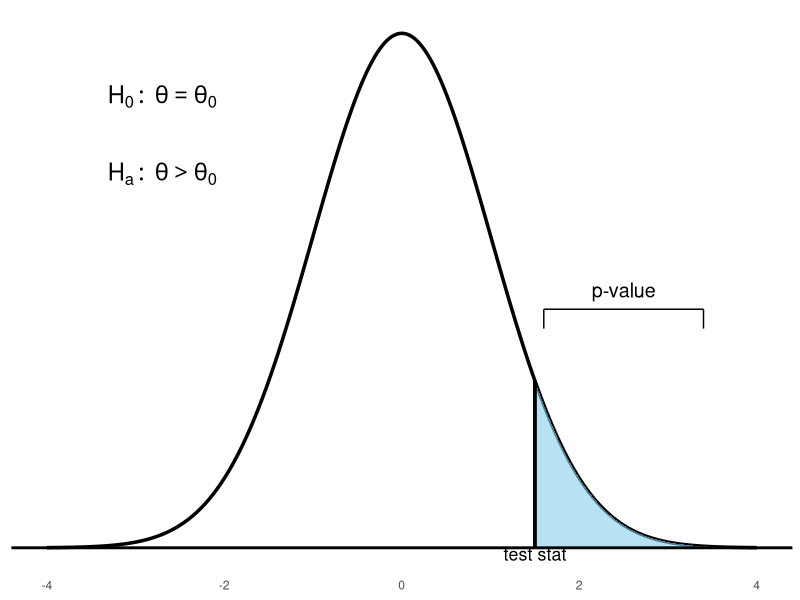
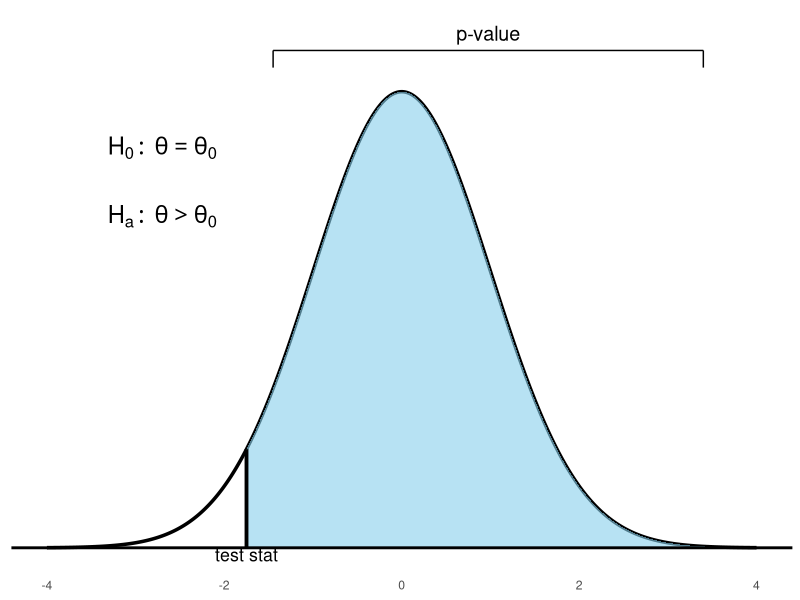
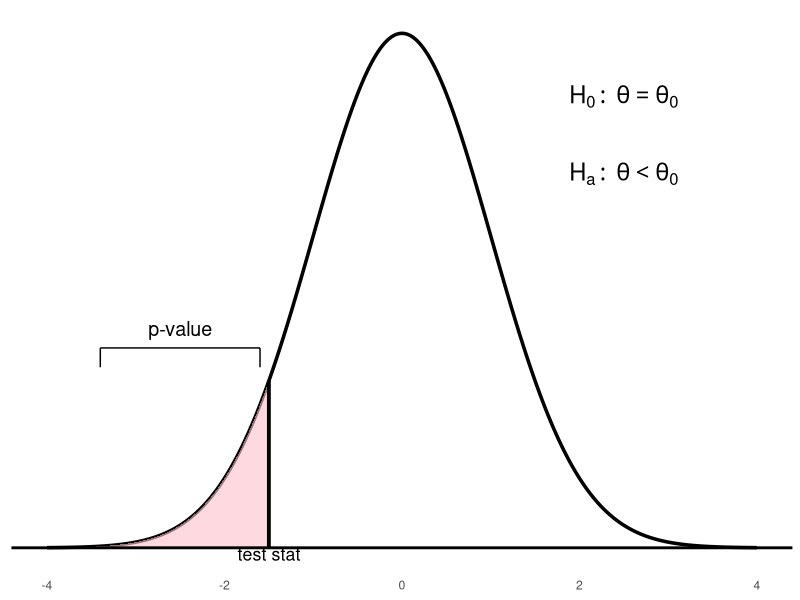
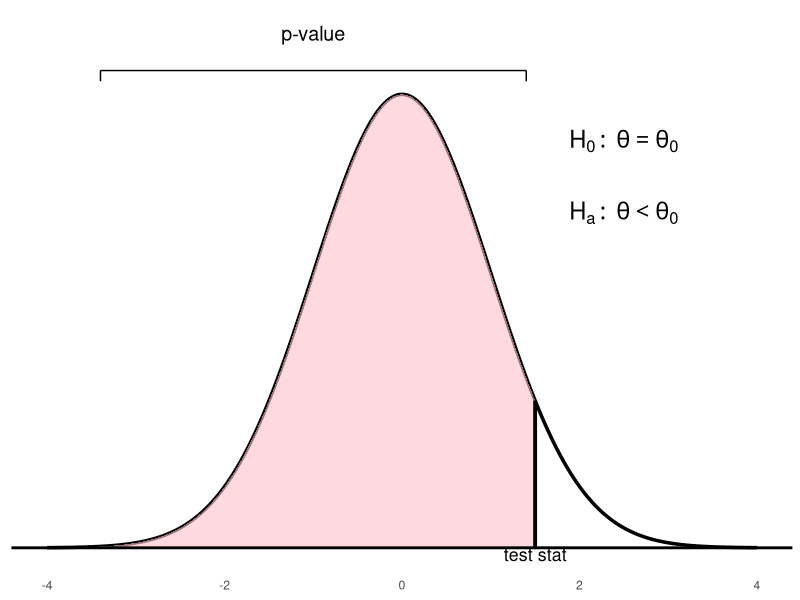
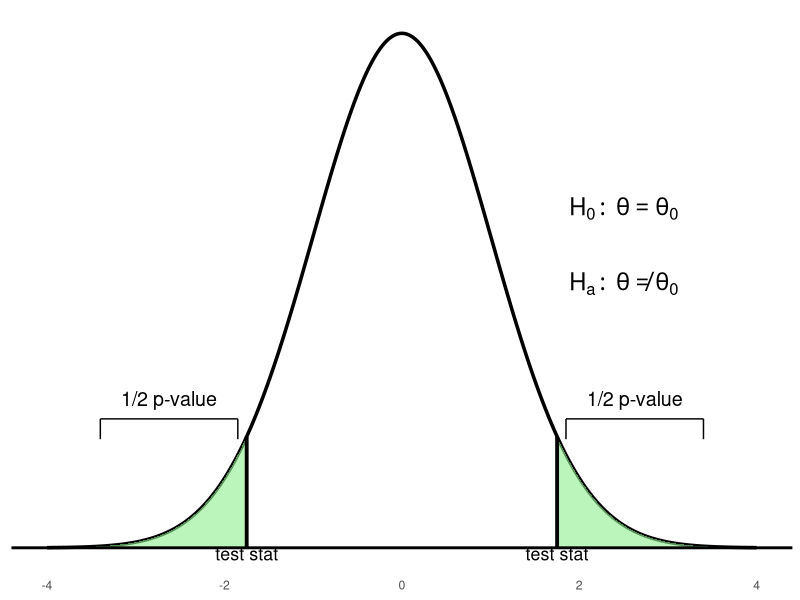
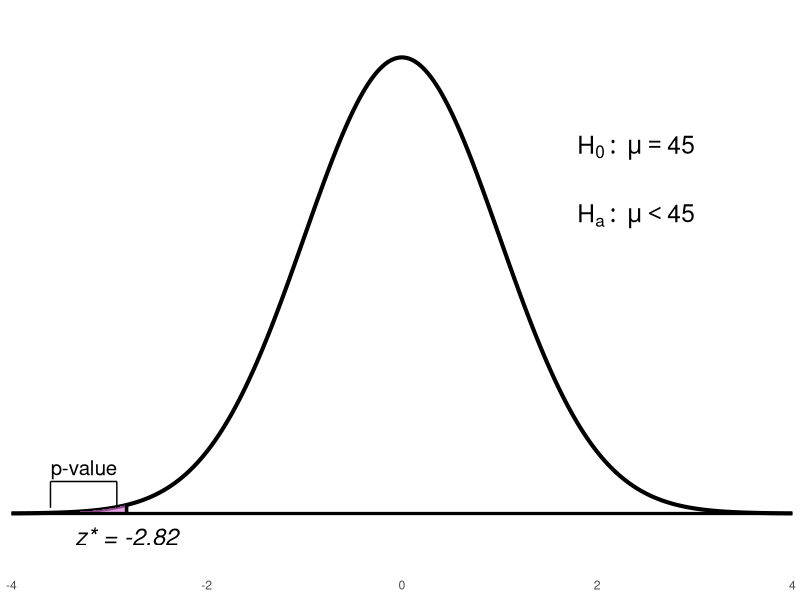
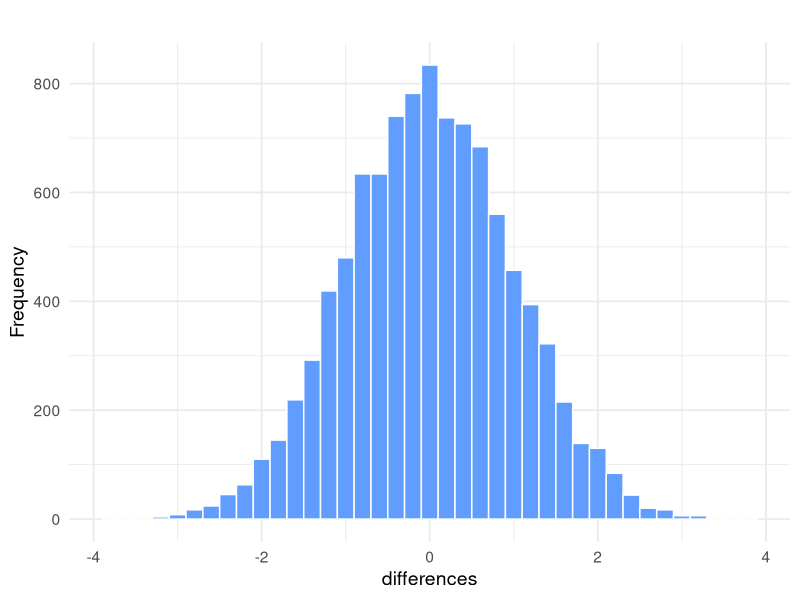
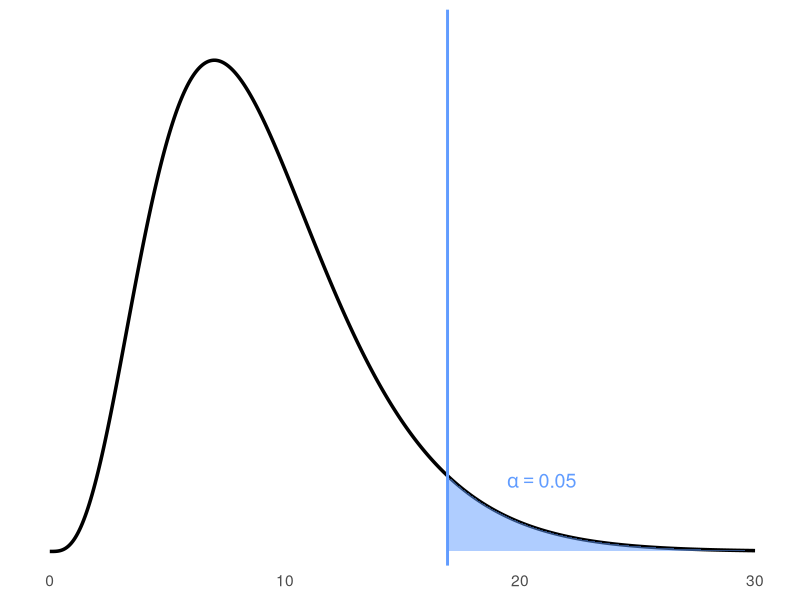

Write R code to recreate these figures, in order.
## ---- chunk 1

library(ggplot2)

# --- First Plot: Standard blue bracket lower ---
x <- seq(-4, 4, length = 1000)
y <- dnorm(x)
test_stat <- 1.5
p_x <- seq(test_stat, 4, length = 500)
p_y <- dnorm(p_x)
x_left <- test_stat + 0.1
x_right <- 3.4
y_top <- 0.2
y_mid <- 0.185
y_bot <- 0.17

p1 <- ggplot() +
  geom_line(aes(x, y), color = "#000000", size = 1.2) +
  geom_area(aes(x = p_x, y = p_y), fill = "#87CEEB", alpha = 0.6) +
  geom_hline(yintercept = 0, color = "#000000", linewidth = 1) +
  geom_segment(aes(x = test_stat, xend = test_stat, y = 0, yend = dnorm(test_stat)),
               color = "#000000", linewidth = 1.3) +
  geom_segment(aes(x = x_left, xend = x_left, y = y_bot, yend = y_mid), color = "#000000") +
  geom_segment(aes(x = x_left, xend = x_right, y = y_mid, yend = y_mid), color = "#000000") +
  geom_segment(aes(x = x_right, xend = x_right, y = y_mid, yend = y_bot), color = "#000000") +
  annotate("text", x = (x_left + x_right)/2, y = y_top, label = "p-value", size = 5) +
  annotate("text", x = -2.7, y = 0.35, label = "H[0]:~theta==theta[0]", parse = TRUE, size = 6) +
  annotate("text", x = -2.7, y = 0.29, label = "H[a]:~theta > theta[0]", parse = TRUE, size = 6) +
  annotate("text", x = test_stat, y = 0.005, label = "test stat", size = 4.5, vjust = 1.5) +
  theme_minimal() +
  labs(x = NULL, y = NULL) +
  theme(axis.text.y = element_blank(),
        axis.ticks.y = element_blank(),
        panel.grid = element_blank())

print(p1)

# --- Second Plot: Blue with widest shading and highest bracket ---
y <- dnorm(x)
test_stat <- -1.75
p_x <- seq(test_stat, 4, length = 500)
p_y <- dnorm(p_x)
x_left <- test_stat + 0.3
x_right <- 3.4
y_top <- 0.45
y_mid <- 0.435
y_bot <- 0.42

p2 <- ggplot() +
  geom_line(aes(x, y), color = "#000000" , size = 1.2) +
  geom_area(aes(x = p_x, y = p_y), fill = "#87CEEB", alpha = 0.6) +
  geom_hline(yintercept = 0, color = "#000000", linewidth = 1) +
  geom_segment(aes(x = test_stat, xend = test_stat, y = 0, yend = dnorm(test_stat)),
               color = "#000000", linewidth = 1.3) +
  geom_segment(aes(x = x_left, xend = x_left, y = y_bot, yend = y_mid), color = "#000000") +
  geom_segment(aes(x = x_left, xend = x_right, y = y_mid, yend = y_mid), color = "#000000") +
  geom_segment(aes(x = x_right, xend = x_right, y = y_mid, yend = y_bot), color = "#000000") +
  annotate("text", x = (x_left + x_right)/2, y = y_top, label = "p-value", size = 5) +
  annotate("text", x = -2.7, y = 0.35, label = "H[0]:~theta==theta[0]", parse = TRUE, size = 6) +
  annotate("text", x = -2.7, y = 0.29, label = "H[a]:~theta > theta[0]", parse = TRUE, size = 6) +
  annotate("text", x = test_stat, y = 0.005, label = "test stat", size = 4.5, vjust = 1.5) +
  theme_minimal() +
  labs(x = NULL, y = NULL) +
  theme(axis.text.y = element_blank(),
        axis.ticks.y = element_blank(),
        panel.grid = element_blank())

print(p2)
## ---- chunk 2

# First plot (lower pink bracket)
library(ggplot2)
x <- seq(-4, 4, length = 1000)
y <- dnorm(x)
test_stat <- -1.5
p_x <- seq(-4, test_stat, length = 500)
p_y <- dnorm(p_x)
x_left <- -3.4
x_right <- test_stat - 0.1
y_top <- 0.17
y_mid <- 0.155
y_bot <- 0.14
p1 <- ggplot() +
  geom_line(aes(x, y), color = "#000000", linewidth = 1.2) +
  geom_area(aes(x = p_x, y = p_y), fill = "#FFC0CB", alpha = 0.6) +
  geom_hline(yintercept = 0, color = "#000000", linewidth = 1) +
  geom_segment(aes(x = test_stat, xend = test_stat, y = 0, yend = dnorm(test_stat)), color = "#000000", linewidth = 1.3) +
  geom_segment(aes(x = x_left, xend = x_left, y = y_bot, yend = y_mid), color = "#000000") +
  geom_segment(aes(x = x_left, xend = x_right, y = y_mid, yend = y_mid), color = "#000000") +
  geom_segment(aes(x = x_right, xend = x_right, y = y_mid, yend = y_bot), color = "#000000") +
  annotate("text", x = (x_left + x_right) / 2, y = y_top, label = "p-value", size = 5) +
  annotate("text", x = 2.5, y = 0.35, label = "H[0]:~theta==theta[0]", parse = TRUE, size = 6) +
  annotate("text", x = 2.5, y = 0.29, label = "H[a]:~theta < theta[0]", parse = TRUE, size = 6) +
  annotate("text", x = test_stat, y = 0.005, label = "test stat", size = 4.5, vjust = 1.5) +
  theme_minimal() +
  labs(x = NULL, y = NULL) +
  theme(axis.text.y = element_blank(), axis.ticks.y = element_blank(), panel.grid = element_blank())

print(p1)

# Second plot (curve slightly higher, bracket above)
y <- dnorm(x) * 0.95
test_stat <- 1.5
p_x <- seq(-4, test_stat, length = 500)
p_y <- dnorm(p_x) * 0.95
x_left <- -3.4
x_right <- test_stat - 0.1
y_top <- 0.43
y_mid <- 0.3989
y_bot <- 0.39
p2 <- ggplot() +
  geom_line(aes(x, y), color = "#000000", linewidth = 1.2) +
  geom_area(aes(x = p_x, y = p_y), fill = "#FFC0CB", alpha = 0.6) +
  geom_hline(yintercept = 0, color = "#000000", linewidth = 1) +
  geom_segment(aes(x = test_stat, xend = test_stat, y = 0, yend = dnorm(test_stat) * 0.95), color = "#000000", linewidth = 1.3) +
  geom_segment(aes(x = x_left, xend = x_left, y = y_bot, yend = y_mid), color = "#000000") +
  geom_segment(aes(x = x_left, xend = x_right, y = y_mid, yend = y_mid), color = "#000000") +
  geom_segment(aes(x = x_right, xend = x_right, y = y_mid, yend = y_bot), color = "#000000") +
  annotate("text", x = (x_left + x_right) / 2, y = y_top, label = "p-value", size = 5) +
  annotate("text", x = 2.5, y = 0.34, label = "H[0]:~theta==theta[0]", parse = TRUE, size = 6) +
  annotate("text", x = 2.5, y = 0.28, label = "H[a]:~theta < theta[0]", parse = TRUE, size = 6) +
  annotate("text", x = test_stat, y = 0.005, label = "test stat", size = 4.5, vjust = 1.5) +
  theme_minimal() +
  labs(x = NULL, y = NULL) +
  theme(axis.text.y = element_blank(), axis.ticks.y = element_blank(), panel.grid = element_blank())

print(p2)
## ---- chunk 3
library(ggplot2)

# Generate bell curve
x <- seq(-4, 4, length = 1000)
y <- dnorm(x) * 0.95

# Test statistics for two tails
left_stat <- -1.75
right_stat <- 1.75

# Shaded green tail areas
p_x_left <- seq(-4, left_stat, length = 300)
p_y_left <- dnorm(p_x_left) * 0.95
p_x_right <- seq(right_stat, 4, length = 300)
p_y_right <- dnorm(p_x_right) * 0.95

# Bracket height - slightly higher than previous "blue" reference
y_top <- 0.11
y_mid <- 0.095
y_bot <- 0.08

# Bracket horizontal positions
x_l1 <- -3.4
x_l2 <- left_stat - 0.1
x_r1 <- right_stat + 0.1
x_r2 <- 3.4

# Create plot
p <- ggplot() +
  geom_line(aes(x, y), color = "#000000", linewidth = 1.2) +
  geom_area(aes(x = p_x_left, y = p_y_left), fill = "#90EE90", alpha = 0.6) +
  geom_area(aes(x = p_x_right, y = p_y_right), fill = "#90EE90", alpha = 0.6) +
  geom_hline(yintercept = 0, color = "#000000", linewidth = 1) +
  geom_segment(aes(x = left_stat, xend = left_stat, y = 0, yend = dnorm(left_stat) * 0.95),
               color = "#000000", linewidth = 1.3) +
  geom_segment(aes(x = right_stat, xend = right_stat, y = 0, yend = dnorm(right_stat) * 0.95),
               color = "#000000", linewidth = 1.3) +

  # Left bracket
  geom_segment(aes(x = x_l1, xend = x_l1, y = y_bot, yend = y_mid), color = "#000000") +
  geom_segment(aes(x = x_l1, xend = x_l2, y = y_mid, yend = y_mid), color = "#000000") +
  geom_segment(aes(x = x_l2, xend = x_l2, y = y_mid, yend = y_bot), color = "#000000") +
  annotate("text", x = (x_l1 + x_l2)/2, y = y_top, label = "1/2 p-value", size = 5) +

  # Right bracket
  geom_segment(aes(x = x_r1, xend = x_r1, y = y_bot, yend = y_mid), color = "#000000") +
  geom_segment(aes(x = x_r1, xend = x_r2, y = y_mid, yend = y_mid), color = "#000000") +
  geom_segment(aes(x = x_r2, xend = x_r2, y = y_mid, yend = y_bot), color = "#000000") +
  annotate("text", x = (x_r1 + x_r2)/2, y = y_top, label = "1/2 p-value", size = 5) +

  # Hypotheses on the right
  annotate("text", x = 2.5, y = 0.25, label = "H[0]:~theta==theta[0]", parse = TRUE, size = 6) +
  annotate("text", x = 2.5, y = 0.195, label = "H[a]:~theta != theta[0]", parse = TRUE, size = 6) +
  annotate("text", x = left_stat, y = 0.005, label = "test stat", size = 4.5, vjust = 1.5) +
  annotate("text", x = right_stat, y = 0.005, label = "test stat", size = 4.5, vjust = 1.5) +

  # Style
  theme_minimal() +
  labs(x = NULL, y = NULL) +
  theme(
    axis.text.y = element_blank(),
    axis.ticks.y = element_blank(),
    panel.grid = element_blank()
  )
# PRINT the plot
p
## ---- chunk 4
library(ggplot2)

# Normal curve data
x <- seq(-4, 4, length = 1000)
y <- dnorm(x)

# Shaded left-tail region
test_stat <- -2.82
p_x <- seq(-4, test_stat, length = 500)
p_y <- dnorm(p_x)

# Bracket near pink area
x_left <- -3.6
x_right <- test_stat - 0.1
y_bot <- 0.005
y_mid <- 0.028
y_top <- 0.04

# Build plot
p <- ggplot() +
  geom_line(aes(x, y), color = "#000000", linewidth = 1.4) +
  geom_area(aes(x = p_x, y = p_y), fill = "#DA70D6", alpha = 0.65) +
  geom_hline(yintercept = 0, color = "#000000", linewidth = 1.1) +

  # Test statistic line and label
  geom_segment(aes(x = test_stat, xend = test_stat, y = 0, yend = dnorm(test_stat)), 
               color = "#000000", linewidth = 1.2) +
  annotate("text", x = test_stat, y = -0.02, label = "z* = -2.82", size = 6, fontface = "italic") +

  # Bracket and p-value label
  geom_segment(aes(x = x_left, xend = x_left, y = y_bot, yend = y_mid), color = "#000000") +
  geom_segment(aes(x = x_left, xend = x_right, y = y_mid, yend = y_mid), color = "#000000") +
  geom_segment(aes(x = x_right, xend = x_right, y = y_mid, yend = y_bot), color = "#000000") +
  annotate("text", x = (x_left + x_right)/2, y = y_top, label = "p-value", size = 5.2) +

  # Hypotheses
  annotate("text", x = 2.4, y = 0.32, label = "H[0]:~mu==45", parse = TRUE, size = 6.2) +
  annotate("text", x = 2.4, y = 0.26, label = "H[a]:~mu < 45", parse = TRUE, size = 6.2) +

  # Axes
  scale_x_continuous(breaks = c(-4, -2, 0, 2, 4), limits = c(-4, 4), expand = c(0, 0)) +
  scale_y_continuous(limits = c(-0.03, 0.42)) +

  theme_minimal() +
  labs(x = NULL, y = NULL) +
  theme(
    axis.text.y = element_blank(),
    axis.ticks = element_blank(),
    panel.grid = element_blank()
  )

p
## ---- chunk 5
library(ggplot2)

# Parameters
n <- 10
mu.zero <- 0
sigma <- 1
sigma.xbar <- sigma / sqrt(n)

# Simulations
m <- 10000
x.bar <- rnorm(m, mean = mu.zero, sd = sigma.xbar)

# z.star = test statistic
z.star <- (x.bar - mu.zero) / sigma.xbar
z.df <- data.frame(z.star = z.star)

# ggplot histogram
ggplot(z.df, aes(x = z.star)) +
  geom_histogram(binwidth = 0.2, fill = "#619CFF", color = "#FFFFFF") +
  labs(
    title = " ",
    x = "differences",
    y = "Frequency"
  ) +
  theme_minimal(base_size = 14)
## ---- chunk 6
library(ggplot2)

# Parameters
df <- 9
alpha <- 0.05
x_crit <- qchisq(1 - alpha, df = df)

# Data
x <- seq(0, 30, length.out = 500)
y <- dchisq(x, df = df)
curve_df <- data.frame(x = x, y = y)

# Rejection region (shaded)
x_fill <- seq(x_crit, 30, length.out = 200)
y_fill <- dchisq(x_fill, df = df)
fill_df <- data.frame(x = x_fill, y = y_fill)

# Plot
ggplot(curve_df, aes(x = x, y = y)) +
  geom_line(color = "#000000", size = 1.2) +  # chi-squared curve
  geom_area(data = fill_df, aes(x = x, y = y),
            fill = "#619CFF", alpha = 0.5) +  # rejection region
  geom_vline(xintercept = x_crit, color = "#619CFF", linetype = "solid", size = 1) +
  annotate("text", x = x_crit, y = -0.003, label = "16.919",
           size = 4, vjust = 1, color = "#000000") +
  annotate("text", x = x_crit + 4, y = 0.015,
           label = expression(alpha == 0.05), parse = TRUE,
           size = 5, color = "#619CFF") +
  scale_x_continuous(limits = c(0, 30)) +
  scale_y_continuous(expand = expansion(mult = c(0, 0.1))) +
  labs(x = NULL, y = NULL) +
  theme_minimal(base_size = 14) +
  theme(
    axis.text.y = element_blank(),
    axis.ticks.y = element_blank(),
    panel.grid = element_blank()
  )
## ---- chunk 7
library(ggplot2)

# Group 1 data
success_group1 <- c(65, 66, 58, 70, 78, 53, 62, 64, 68, 69, 60, 67)

# Create data frame for ggplot Q-Q plot
df <- data.frame(success = success_group1)

# Q-Q plot with ggplot2
ggplot(df, aes(sample = success)) +
  stat_qq(color = "#619CFF", size = 2) +
  stat_qq_line(color = "#000000") +
  labs(
    x = "Theoretical Quantiles",
    y = "Sample Quantiles"
  ) +
  theme_minimal(base_size = 14)
## ---- chunk 8
library(ggplot2)

# Group 2 data
success_group2 <- c(34, 40, 45, 46, 50, 42, 44, 48, 54, 49, 52, 53, 55, 60, 68)

# Data frame for plotting
df <- data.frame(success = success_group2)

# ggplot Q-Q plot
ggplot(df, aes(sample = success)) +
  stat_qq(color = "#619CFF", size = 2) +
  stat_qq_line(color = "#000000") +
  labs(
    x = "Theoretical Quantiles",
    y = "Sample Quantiles"
  ) +
  theme_minimal(base_size = 14)
## ---- chunk 9
library(ggplot2)

# Group 1 and Group 2 data
group1 <- c(65, 66, 58, 70, 78, 53, 62, 64, 68, 69, 60, 67)
group2 <- c(34, 40, 45, 46, 50, 42, 44, 48, 54, 49, 52, 53, 55, 60, 68)

# Create data frame
df <- data.frame(
  Success_Index = c(group1, group2),
  Group = factor(c(rep(1, length(group1)), rep(2, length(group2))),
                 labels = c("Group 1", "Group 2"))
)

# Create boxplot using ggplot2
ggplot(df, aes(x = Group, y = Success_Index, fill = Group)) +
  geom_boxplot() +
  scale_fill_manual(values = c("#F8766D", "#619CFF")) +
  labs(x = "Group", y = "Success Index") +
  theme_minimal(base_size = 14) +
  theme(legend.position = "none")
## ---- chunk 10
# Load required library
library(ggplot2)

# Step 1: Manually define data
group1 <- c(65, 66, 58, 70, 78, 53, 62, 64, 68, 69, 60, 67)
group2 <- c(34, 40, 45, 46, 50, 42, 44, 48, 54, 49, 52, 53, 55, 60, 68)
Success_Index <- c(group1, group2)
Group <- c(rep(1, length(group1)), rep(2, length(group2)))

# Step 2: Convert to data frame and factor
success <- data.frame(Success_Index, Group)
success$Group <- factor(success$Group)

# Step 3: Create and print plot
ggplot(success, aes(x = Group, y = Success_Index, fill = Group)) +
  geom_boxplot() +
  scale_x_discrete(labels = c("Interaction with Outsiders", "Fewer Interactions")) +
  labs(x = "Group", y = "Success Index") +
  theme_minimal()
## ---- chunk 11
library(ggplot2)

# Step 1: Enter data
treatment <- c(24, 61, 59, 46, 43, 44, 52, 43, 58, 67, 62, 57,
               71, 49, 54, 43, 53, 57, 49, 56, 33)

# Step 2: Create data frame
df <- data.frame(value = treatment)

# Step 3: Generate ggplot Q-Q plot
ggplot(df, aes(sample = value)) +
  stat_qq(color = "#F8766D", size = 2) +
  stat_qq_line(color = "#619CFF", linetype = "dashed") +
  labs(x = "Theoretical Quantiles", y = "Sample Quantiles") +
  theme_minimal(base_size = 14)
## ---- chunk 12
library(ggplot2)

# Step 1: Enter data
control <- c(42, 33, 46, 37, 43, 41, 10, 42, 55, 19, 17, 55,
             26, 54, 60, 28, 62, 20, 53, 48, 37, 85, 42)

# Step 2: Create data frame
df <- data.frame(value = control)

# Step 3: Generate Q-Q plot using ggplot2
ggplot(df, aes(sample = value)) +
  stat_qq(color = "#F8766D", size = 2) +
  stat_qq_line(color = "#619CFF", linetype = "dashed") +
  labs(x = "Theoretical Quantiles", y = "Sample Quantiles") +
  theme_minimal(base_size = 14)
